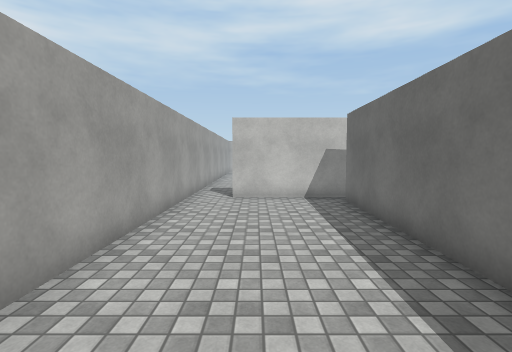
view 1 (above)

23 first-person views from a walk through a scene from a Unity 3-D project. The camera is 1.5 m above the floor, tilts 4° down and sees 85° across. The floor is counted in squares, 1 m on a side. Each view is taken from the middle of a square. On the plan, view 1 faces up. The plan holds only what a view shows up to about 14 squares ahead; the rest is blank. The place goes on beyond the plan. The player character is not drawn. Surface patterns are stand-ins for the level's own textures.

view 2
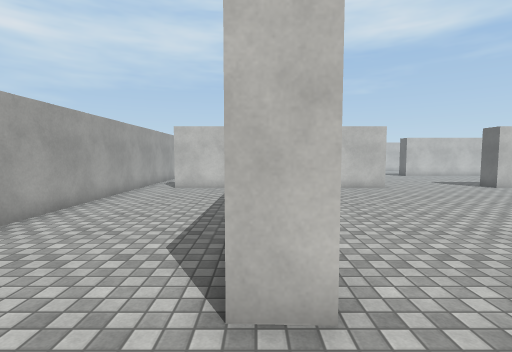

view 3
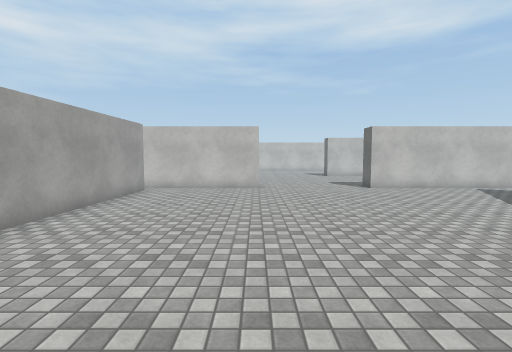

view 4
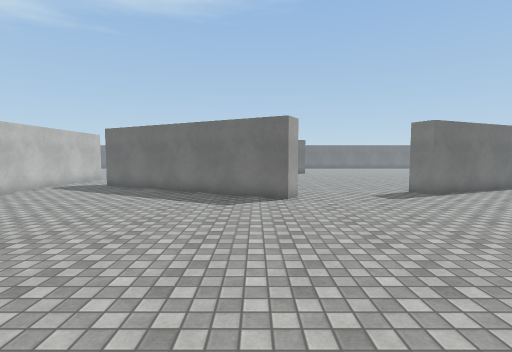

view 5
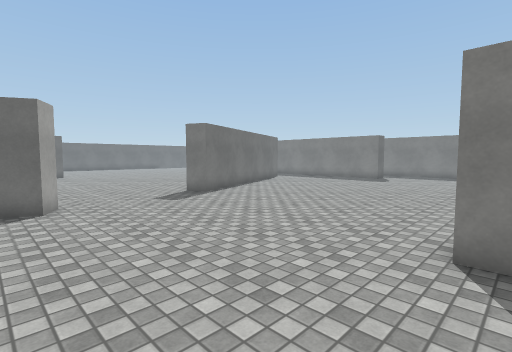

view 6
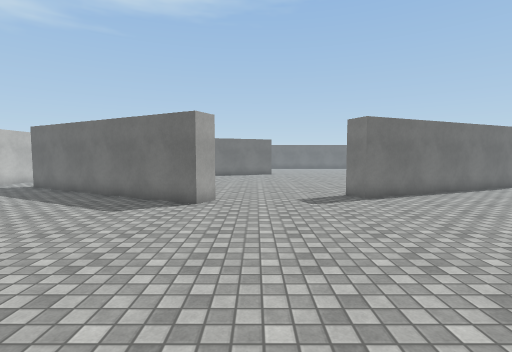

view 7
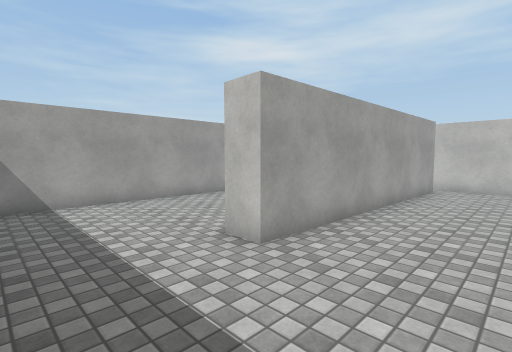

view 8
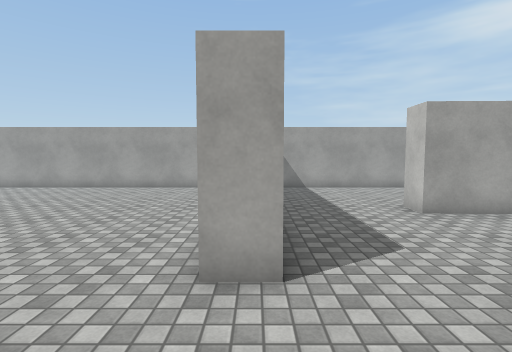

view 9
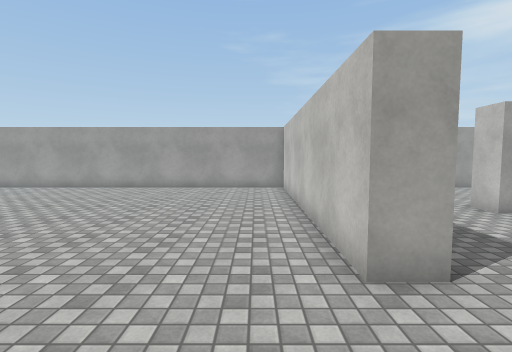

view 10
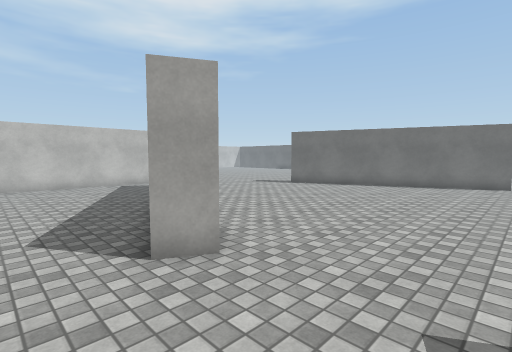

view 11
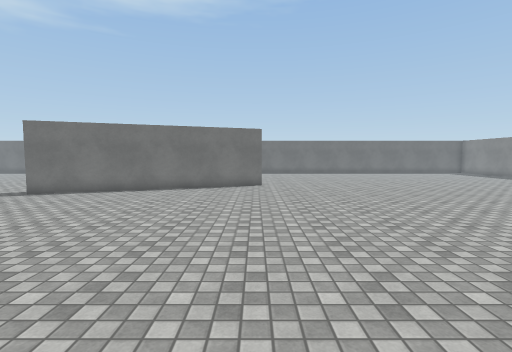

view 12
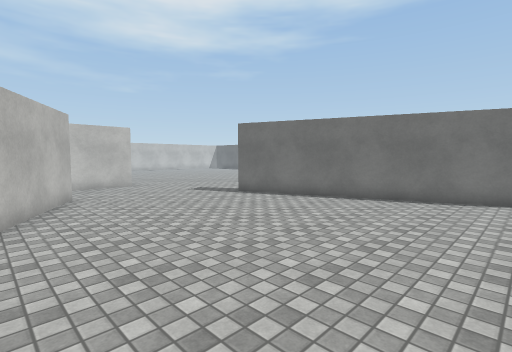

view 13
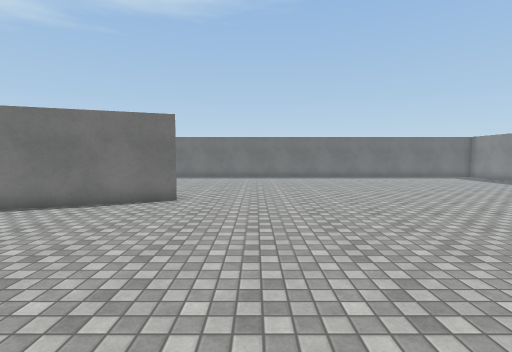

view 14
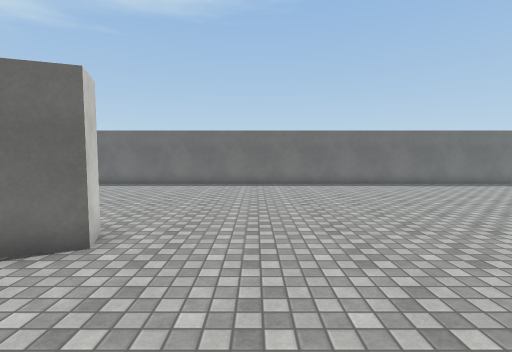

view 15
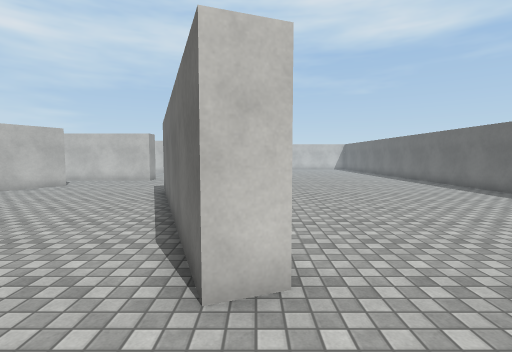

view 16
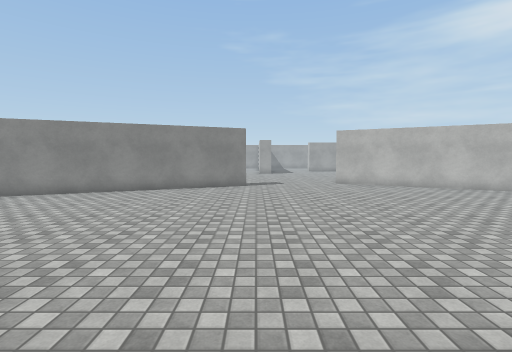

view 17
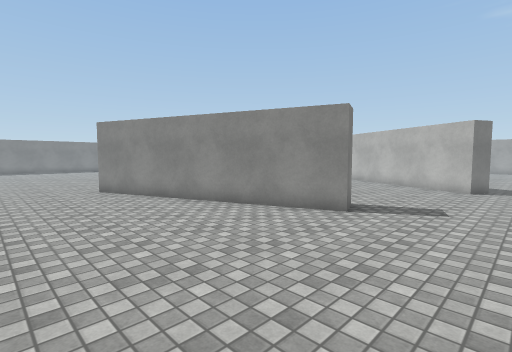

view 18
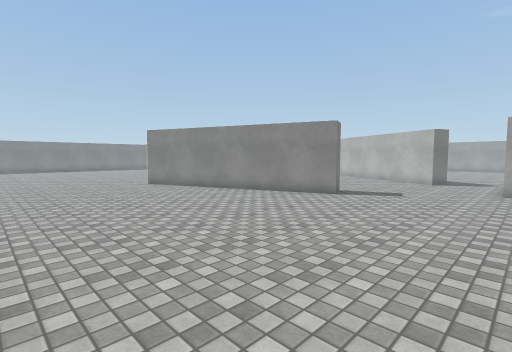

view 19
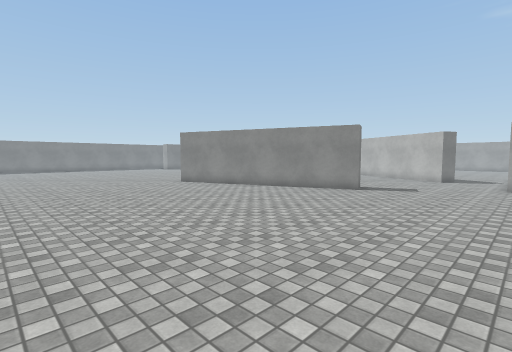

view 20
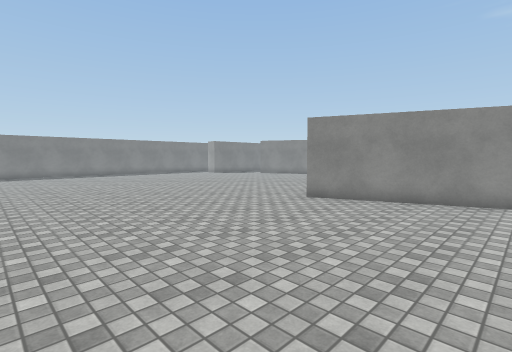

view 21
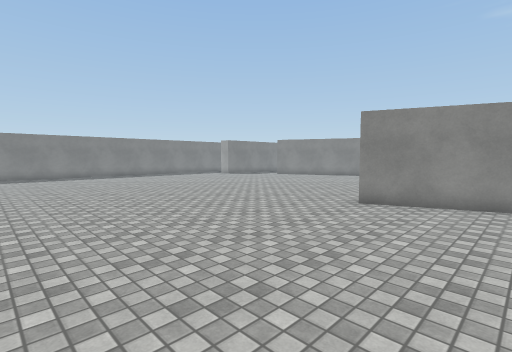

view 22
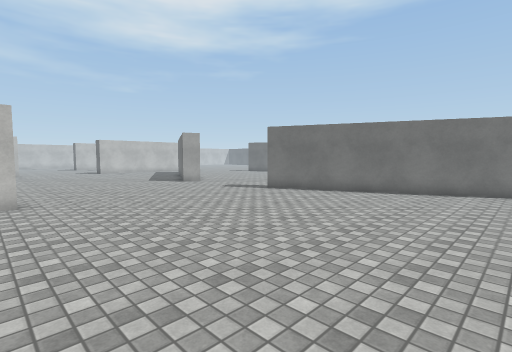

view 23
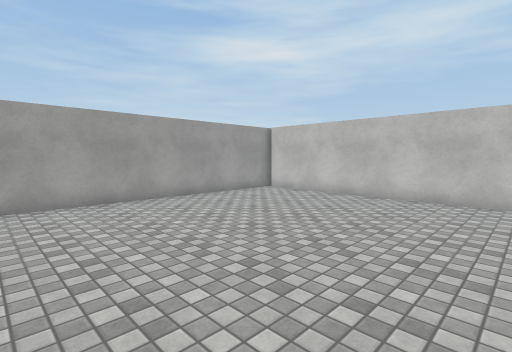

### Floor plan
Points are (right, up) in squares from view 1. A wall is a line through its corners. A room is listed if a view was taken in it or the views show most of it. See-through windows are left out.
Room 1 (views 1, 2, 3, 4, 5, 6, 7, 8, 9, 10, 11, 12, 13, 14, 15, 16, 17, 18, 19, 20, 21, 22, 23)
walls: (16.7, -1.6) (15.7, -1.1) (20.4, 7.7) (21.3, 7.2) (17.9, 0.9); (30.5, -4.3) (27, 5.1) (27.9, 5.4) (31.4, -4) (30.5, -4.3); (20.5, -15.5) (16.9, -6.9) (17.8, -6.5) (21.7, -15.6); (7.1, -4.7) (7.8, -4.7) (7.8, -5.7) (-2.5, -5.7) (-2.5, -16.5); (24.5, 10.2) (14.5, 10.2) (14.5, 11); (9.2, 10.2) (-0.9, 10.2); (2.8, 2.9) (3, 9.4); (4, 9.4) (3.7, -0.6) (2.6, -0.6); (-2.5, 11.5) (-2.5, -3.8)

Where each view was taken, in squares from view 1:
view 1: 0 up, 0 right, facing up
view 2: 3 down, 3 right, facing up
view 3: 3 down, 9 right, facing up
view 4: 0 up, 6 right, facing right
view 5: 0 up, 7 right, facing down-right
view 6: 3 down, 7 right, facing right
view 7: 4 down, 7 right, facing up-left
view 8: 5 down, 11 right, facing left
view 9: 7 down, 11 right, facing left
view 10: 5 down, 14 right, facing up-right
view 11: 4 down, 16 right, facing right
view 12: 4 down, 19 right, facing up-right
view 13: 7 down, 21 right, facing right
view 14: 7 down, 26 right, facing right
view 15: 7 down, 31 right, facing up
view 16: 6 down, 32 right, facing left
view 17: 9 up, 35 right, facing down-left
view 18: 11 up, 38 right, facing down-left
view 19: 11 up, 40 right, facing down-left
view 20: 2 up, 40 right, facing down-left
view 21: 0 up, 40 right, facing down-left
view 22: 16 down, 7 right, facing up-right
view 23: 16 down, 7 right, facing up-left
